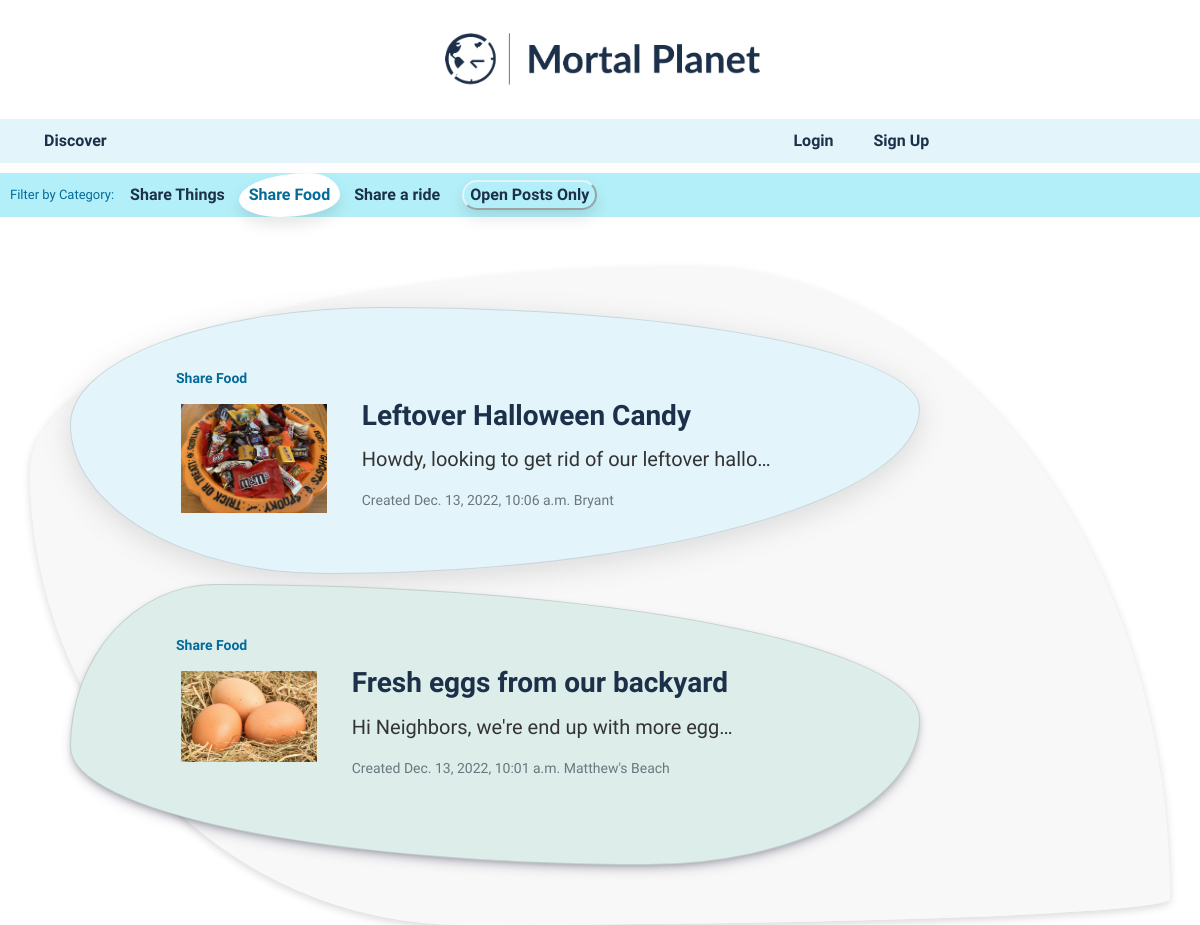
The app's page /categories/2 with its own data.
### mortalplanet/models.py (models this page shows)
class Category(models.Model):
    class Meta:
        verbose_name_plural = "categories"
    name = models.CharField(max_length=255)
    share = models.BooleanField(default=True)
    def __str__(self):
        return self.name

class Post(models.Model):
    open = models.BooleanField(default=True)
    category = models.ForeignKey("Category", on_delete=models.SET_NULL, blank=True, null=True)
    location = models.ForeignKey("Location",on_delete=models.SET_NULL, blank=True, null=True)
    creation_time = models.DateTimeField(auto_now_add=True)
    description = models.TextField(blank=True)
    image = models.ImageField(upload_to='PostImages',null=True,blank=True)
    poster = models.ForeignKey("User", on_delete=models.CASCADE, related_name="posts")
    title = models.CharField(max_length=255)

class Location(models.Model):
    class Meta:
        verbose_name_plural = "locations"
    area = models.CharField(max_length=255)
    def __str__(self):
        return self.area

### mortalplanet/views.py (the view)
# urls.py: path("categories/<int:category_id>", views.category, name="category"),
def category(request, category_id):
    category = get_object_or_404(Category, pk=category_id)
    if (category_id in [4,5,6]):
        categories=Category.objects.filter(share=False)
    else:
        categories=Category.objects.filter(share=True)
    post = Post.objects.filter(category=category).order_by("-creation_time").all()
    return render(request, "mortalplanet/filteredPosts.html", {
        "posts": post,
        "categories": categories,
    })

### mortalplanet/templates/mortalplanet/filteredPosts.html (shortened to what this page needs)
{% extends "mortalplanet/layout.html" %}
{% load static %}
{% block body %}
<ul class="nav sub-nav">
    <p>Filter by Category:</p> &nbsp;
    {% for category in categories %}
    <li class="nav-item">
        <a class="nav-link" href="{% url 'category' category.id%}">
            {{category}}
        </a>
    </li>
    {% endfor %}
    <li>
        <button id="open-toggle"> Open Posts Only</button>
    </li>
</ul>
<div id="all-posts-view" class="posts-view container">
    {% for post in posts %}
    <div class="card card-block">
        <small class="post-category heading-five">{{post.category}}</small>
        <a href="{% url 'post' post.id %}">
            <div class="row no-gutters">
                {% if post.image%}
                <div class="col-3">
                    <img src="{{post.image.url }}" class="card-img" alt="{{ post.title }}">
                </div>
                {% endif %}
                <div class="col-8">
                    <div class="card-body">
                        <h5 class="card-title heading-two">
                            {{ post.title }}
                        </h5>
                        <p class="card-text card-text-description paragraph-three">{{ post.description }}</p>
                        <p class="card-text paragraph-five text-muted">Created {{ post.creation_time }}
                                {{post.location}}</p>
                    </div>
                </div>
            </div>
        </a>
    </div>
    {% empty %}
    NO POSTS FOR THIS TOPIC
    {% endfor %}
</div>
{% endblock %}

### mortalplanet/static/mortalplanet/style.css (style rules this page uses)
body { font-family: 'Titillium Web', sans-serif; }
.nav.sub-nav { max-height: 46px; align-items: center; }
.nav.sub-nav p { margin: 0px; color: #046B99; font-size: small; }
.nav.sub-nav a { font-weight: 600; max-height: 46px; padding: 10px; }
.sub-nav { background-color: #B3EFF8; margin: 10px 0px; padding: 0px 10px; }
.sub-nav a { margin: 0px 2px; color: #1C304A; }
.sub-nav .nav-link[aria-current="page"] { border-radius: 70% 30% 59% 41% / 62% 50% 50% 38%; color: #046B99; background-color: #ffff; box-shadow: 0px 8px 15px rgba(0, 0, 0, 0.1); }
.sub-nav button { font-weight: 600; background-color: #B3EFF8; color: #1C304A; border-color: #E3F5FA; border-radius: 45px; box-shadow: 0px 8px 15px rgba(0, 0, 0, 0.1); margin: 0px 10px; }
.posts-view.container { margin-top: 50px; padding: 30px; padding-bottom: 50px; background-color: rgba(243, 243, 243, .6); border-radius: 58% 42% 62% 38% / 31% 96% 4% 69%; box-shadow: rgba(0, 0, 0, 0.15) 0px 3px 8px; }
.card-text-description { max-width: 500px; max-height: 150px; overflow: hidden; white-space: nowrap; text-overflow: ellipsis; }
.card-title { max-width: 500px; max-height: 200px; overflow: hidden; white-space: nowrap; text-overflow: ellipsis; }
.card-block:nth-child(odd) { padding: 55px 85px 50px 100px; background-color: #E3F5FA; border-radius: 37% 63% 70% 30% / 44% 38% 62% 56%; box-shadow: rgba(100, 100, 111, 0.2) 0px 7px 29px 0px; }
.card-block:nth-child(even) { padding: 45px 125px 80px 100px; background-color: #ddedea; border-radius: 17% 83% 32% 68% / 58% 48% 52% 42%; box-shadow: rgba(50, 50, 93, 0.25) 0px 6px 12px -2px, rgba(0, 0, 0, 0.3) 0px 3px 7px -3px; }
.card-block { display: flex; justify-content: center; width: 850px; max-height: 300px; margin: 10px; }
.card-block img { display: block; padding: 10px 10px 10px 10px; max-height: 200px; max-width: 100%; width: auto; height: auto; }
.card-body { margin-left: 20px; padding: 5px !important; }
.heading-five { padding: 5px; color: #046B99; font-size: 14px; font-weight: 600; }
.heading-two { font-size: 28px; font-weight: 600; color: #1C304A; }
.paragraph-three { font-size: 20px; font-weight: 400; color: #333333; }
.paragraph-five { font-size: 14px; font-weight: 400; color: #333333; }

### records on screen
Category: name "Share Things"
Category: name "Share Food"
Category: name "Share a ride"
Post: category "Share Food", image (picture), title "Leftover Halloween Candy", description "Howdy, looking to get rid of our leftover hallo…", creation_time "Dec. 13, 2022, 10:06 a.m.", location "Bryant"
Post: category "Share Food", image (picture), title "Fresh eggs from our backyard", description "Hi Neighbors, we're end up with more egg…", creation_time "Dec. 13, 2022, 10:01 a.m.", location "Matthew's Beach"
